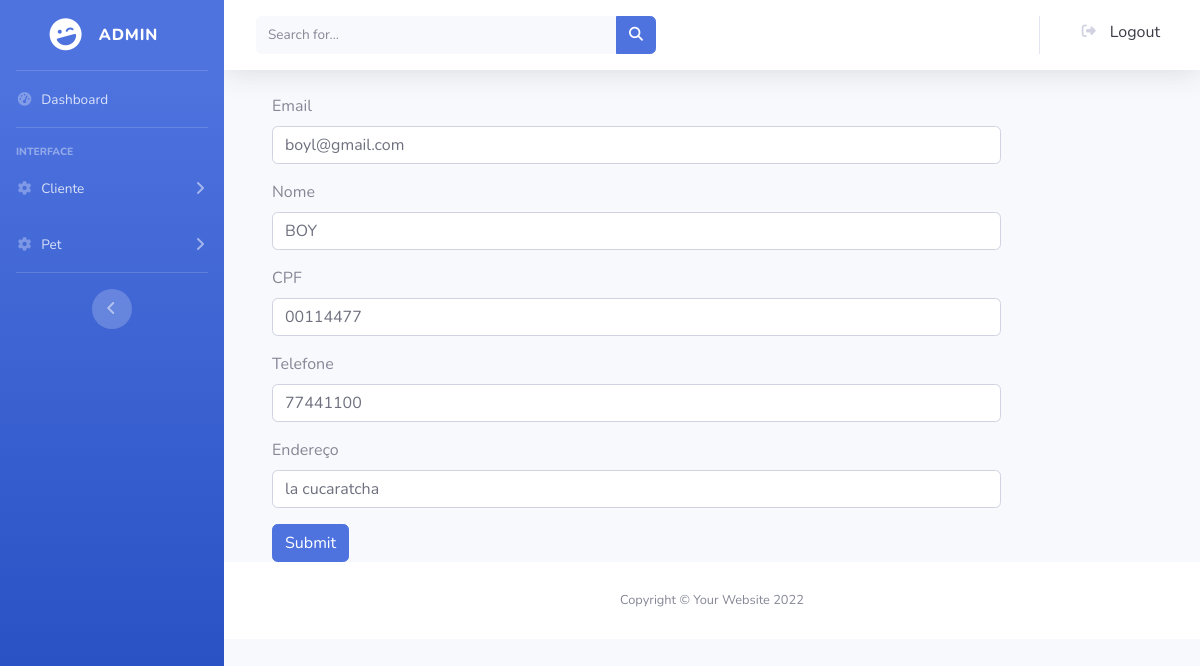
The app's page /produto/admin.php?rota=editar_cliente&id=10 with its own data.
### tables this page shows
CREATE TABLE `cliente` (
  `id_cliente` int(11) NOT NULL,
  `nome_cliente` varchar(150) NOT NULL,
  `email_cliente` varchar(200) NOT NULL,
  `cpf_cliente` varchar(14) NOT NULL,
  `telefone_cliente` varchar(17) NOT NULL,
  `endereco_cliente` varchar(300) NOT NULL,
  `data_cadastro_cliente` datetime NOT NULL DEFAULT current_timestamp()
);

### PHP_projetoClinicaPet/classes/Cliente.php (called while the page is built, shortened)
<?php
    include_once("../classes/Conexao.php");
    class Cliente {
        public $conexaoBD;
        public function __construct() {
            $objConexao = new Conexao();
            $this -> conexaoBD = $objConexao -> getConexao();
        }
        public function selecionarPorId($id) {
            $sql = "select * from cliente where id_cliente=$id";
            $this -> retornoBD = $this -> conexaoBD -> query($sql);
        }
    }

### PHP_projetoClinicaPet/classes/Conexao.php (called while the page is built)
<?php
    class Conexao{
        private $url;
        private $usuario;
        private $senha;
        private $baseDeDados;
        public function __construct() {
            $this -> url = "127.0.0.1";
            $this -> usuario = "root";
            $this -> senha = '';
            $this -> baseDeDados = 'clinica_pet';
        }
        public function getConexao() {
            return  new mysqli(
                $this -> url,
                $this -> usuario,
                $this -> senha,
                $this -> baseDeDados
            );
        }
    }

### include/editarCliente.php (the view, shortened to what this page needs)
<?php
    include_once("../classes/Cliente.php");
    $objCliente = new Cliente();
    if (isset($_GET['id'])) {
        $objCliente -> selecionarPorId($_GET['id']);
    }
    $retorno = $objCliente -> retornoBD -> fetch_object();
 ?>
    <div class="container">
        <div class="row">
            <div class="col-10">
                <form method="POST" action="">
                    <div class="mb-3">
                        <label for="exampleInputEmail1" class="form-label">Email</label>
                        <input type="email" class="form-control" id="email-cliente" aria-describedby="emailHelp" name="emailCliente" value="<?php echo $retorno -> email_cliente; ?>">
                    </div>
                    <div class="mb-3">
                        <label for="nome" class="form-label">Nome</label>
                        <input type="text" class="form-control" id="nome-cliente" aria-describedby="nomeHelp" name="nomeCliente" value="<?php echo $retorno -> nome_cliente; ?>">
                    </div>
                    <div class="mb-3">
                        <label for="cpf" class="form-label">CPF</label>
                        <input type="text" class="form-control" id="cpf-cliente" aria-describedby="cpfHelp" name="cpfCliente" value="<?php echo $retorno -> cpf_cliente; ?>">
                    </div>
                    <div class="mb-3">
                        <label for="telefone-cliente" class="form-label">Telefone</label>
                        <input type="text" class="form-control" id="telefone-cliente" aria-describedby="telefoneHelp" name="telefoneCliente" value="<?php echo $retorno -> telefone_cliente; ?>">
                    </div>
                    <div class="mb-3">
                        <label for="endereco-cliente" class="form-label">Endereço</label>
                        <input type="text" class="form-control" id="endereco-cliente" aria-describedby="enderecoHelp" name="enderecoCliente" value="<?php echo $retorno -> endereco_cliente; ?>">
                    </div>
                    <button type="submit" class="btn btn-primary">Submit</button>
                </form>
            </div>
        </div>
    </div>

### records on screen
cliente: emailCliente "boyl@gmail.com", nomeCliente "BOY", cpfCliente "00114477", telefoneCliente "77441100", enderecoCliente "la cucaratcha"
